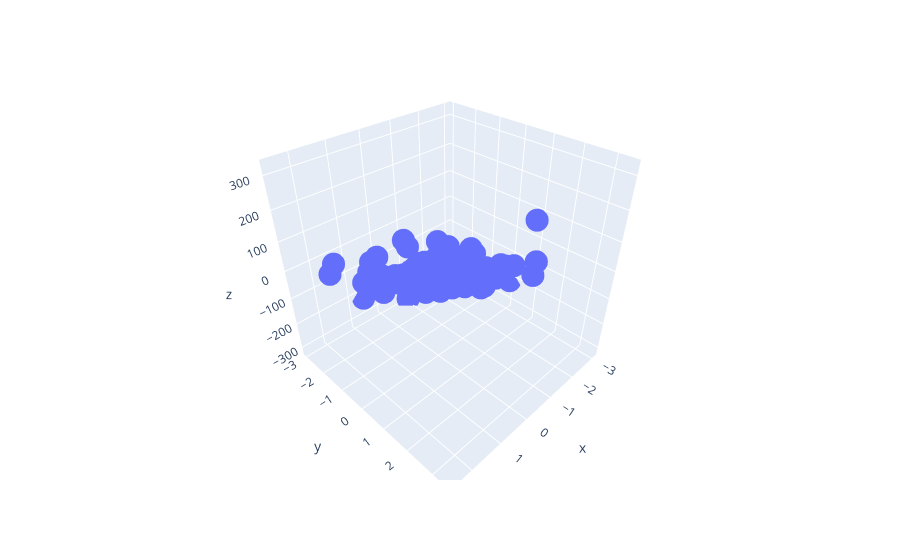

Write notebook code for a chart like this one.
### Code cell
import plotly.express as px
fig = px.scatter_3d(x=x1.ravel(),y=x2.ravel(),z=y.ravel())
fig.show()
